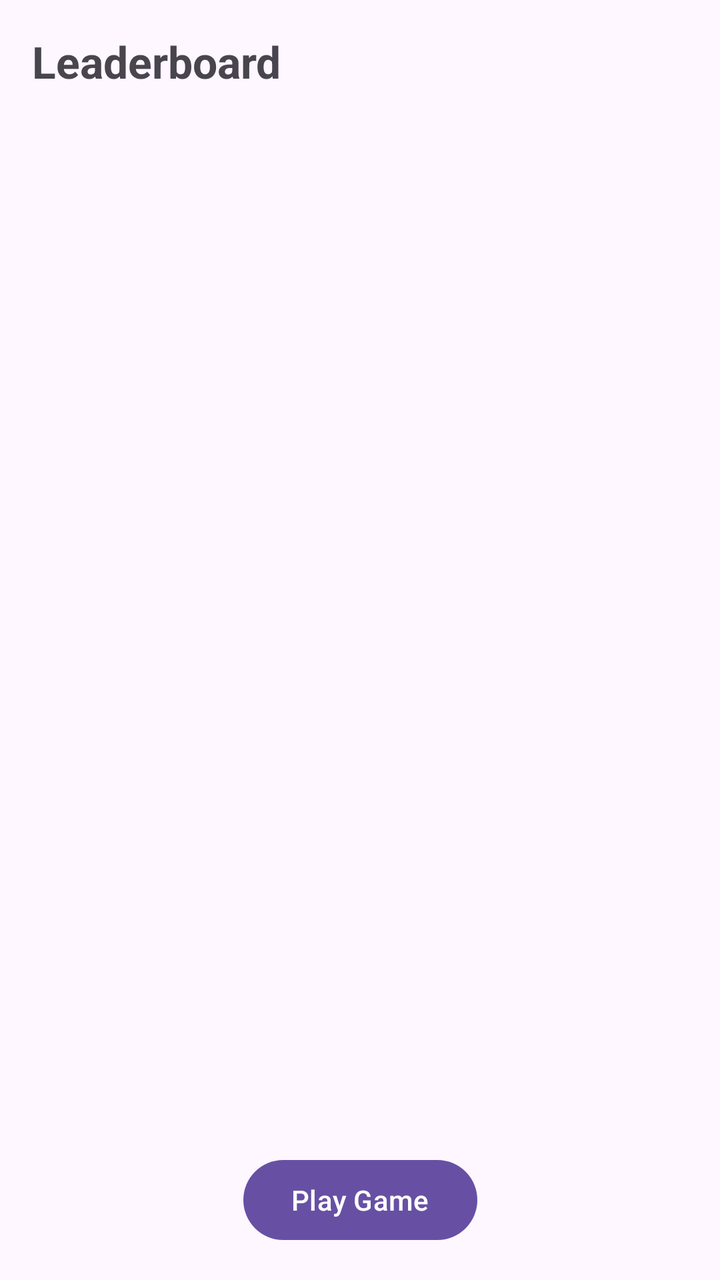
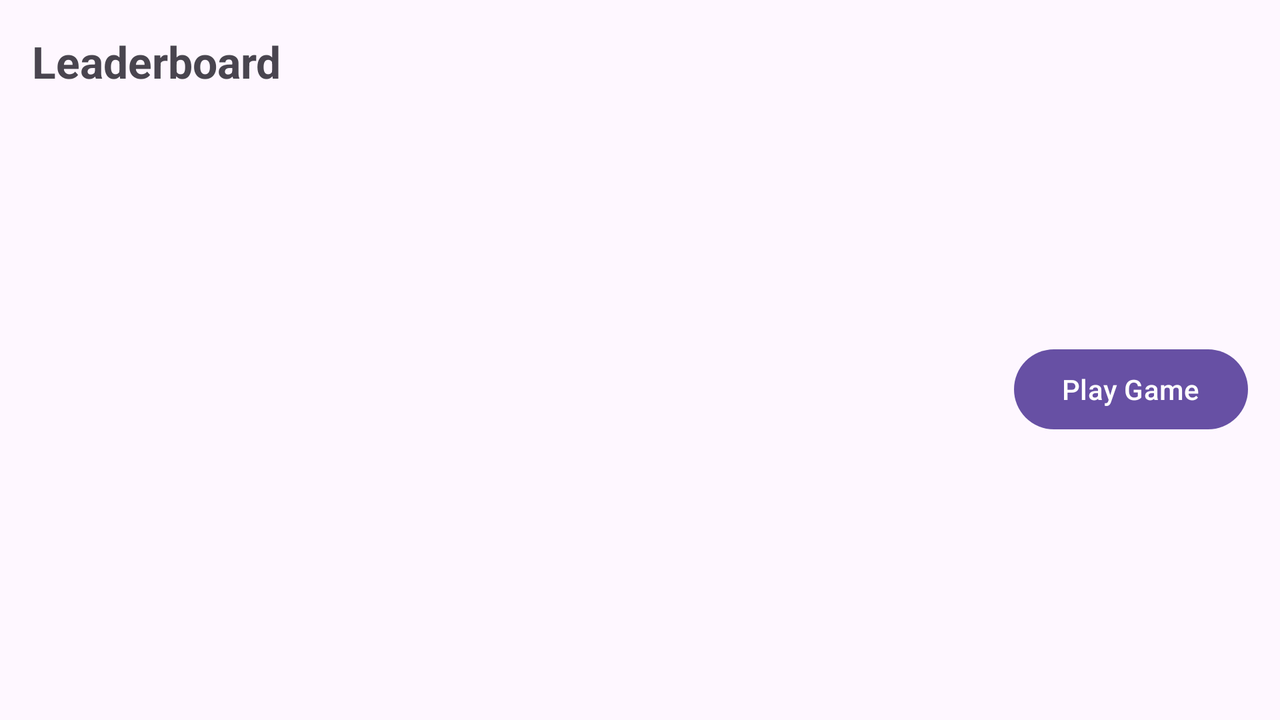

The same Android screen from two of the app's own layout files: first res/layout/ as a phone draws it, then the repository's variant for another configuration, drawn on a device whose configuration selects that folder. Both files follow.
<!-- AndroidManifest.xml: application theme Theme.PigDice -->
<!-- res/layout/activity_leaderboard.xml -->
<?xml version="1.0" encoding="utf-8"?>
<androidx.constraintlayout.widget.ConstraintLayout
    xmlns:android="http://schemas.android.com/apk/res/android"
    xmlns:app="http://schemas.android.com/apk/res-auto"
    android:layout_width="match_parent"
    android:layout_height="match_parent"
    android:padding="16dp">

    <TextView
        android:id="@+id/tvLeaderboardTitle"
        android:layout_width="0dp"
        android:layout_height="wrap_content"
        android:text="@string/leaderboard_title"
        android:textSize="22sp"
        android:textStyle="bold"
        app:layout_constraintTop_toTopOf="parent"
        app:layout_constraintStart_toStartOf="parent"
        app:layout_constraintEnd_toEndOf="parent" />

    <androidx.recyclerview.widget.RecyclerView
        android:id="@+id/rvLeaderboard"
        android:layout_width="0dp"
        android:layout_height="0dp"
        android:layout_marginTop="8dp"
        app:layout_constraintTop_toBottomOf="@id/tvLeaderboardTitle"
        app:layout_constraintBottom_toTopOf="@id/btnPlayGame"
        app:layout_constraintStart_toStartOf="parent"
        app:layout_constraintEnd_toEndOf="parent" />

    <Button
        android:id="@+id/btnPlayGame"
        android:layout_width="wrap_content"
        android:layout_height="wrap_content"
        android:text="@string/play_game"
        android:layout_marginTop="8dp"
        app:layout_constraintTop_toBottomOf="@id/rvLeaderboard"
        app:layout_constraintStart_toStartOf="parent"
        app:layout_constraintEnd_toEndOf="parent"
        app:layout_constraintBottom_toBottomOf="parent"/>

</androidx.constraintlayout.widget.ConstraintLayout>
<!-- resources referenced by this layout -->
<resources>
  <string name="leaderboard_title">Leaderboard</string>
  <string name="play_game">Play Game</string>
  <style name="Theme.PigDice" parent="Theme.Material3.Light.NoActionBar" />
</resources>
<!-- res/layout-land/activity_leaderboard.xml (the repository's variant of the layout above) -->
<!-- drawn on the phone turned sideways -->
<?xml version="1.0" encoding="utf-8"?>
<androidx.constraintlayout.widget.ConstraintLayout
    xmlns:android="http://schemas.android.com/apk/res/android"
    xmlns:app="http://schemas.android.com/apk/res-auto"
    android:layout_width="match_parent"
    android:layout_height="match_parent"
    android:padding="16dp">

    <TextView
        android:id="@+id/tvLeaderboardTitle"
        android:layout_width="0dp"
        android:layout_height="wrap_content"
        android:text="@string/leaderboard_title"
        android:textSize="22sp"
        android:textStyle="bold"
        app:layout_constraintTop_toTopOf="parent"
        app:layout_constraintStart_toStartOf="parent"
        app:layout_constraintEnd_toEndOf="parent" />

    <androidx.recyclerview.widget.RecyclerView
        android:id="@+id/rvLeaderboard"
        android:layout_width="0dp"
        android:layout_height="0dp"
        android:layout_marginTop="8dp"
        app:layout_constraintTop_toBottomOf="@id/tvLeaderboardTitle"
        app:layout_constraintBottom_toBottomOf="parent"
        app:layout_constraintStart_toStartOf="parent"
        app:layout_constraintEnd_toStartOf="@id/btnPlayGame"
        app:layout_constraintHorizontal_bias="0"/>

    <Button
        android:id="@+id/btnPlayGame"
        android:layout_width="wrap_content"
        android:layout_height="wrap_content"
        android:text="@string/play_game"
        app:layout_constraintTop_toBottomOf="@id/tvLeaderboardTitle"
        app:layout_constraintStart_toEndOf="@id/rvLeaderboard"
        app:layout_constraintEnd_toEndOf="parent"
        app:layout_constraintBottom_toBottomOf="parent" />

</androidx.constraintlayout.widget.ConstraintLayout>
